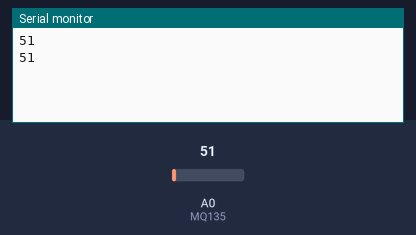
This sketch was run on a simulated Arduino Uno, built with avr-gcc and run on an emulated ATmega328P. On the bench: the last lines printed to the serial monitor. Inputs (shaded band) come from the test bench; at power-on: A0 (MQ135) = 51.

Above: at 1.8 s.
1.9 s: A0 (MQ135) set to 61
At 2.8 s:
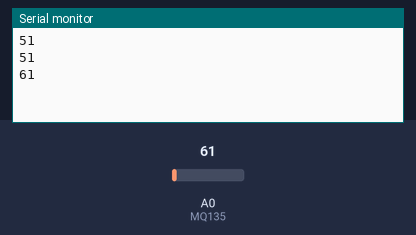
3.4 s: A0 (MQ135) set to 71
At 4.8 s:
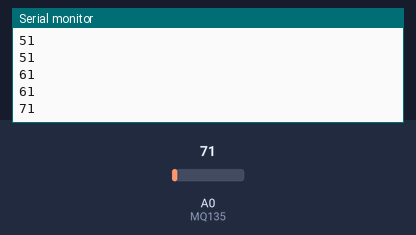
Timing chart, 0 to 6.4 s (numbered marks = the images above; inputs shaded):
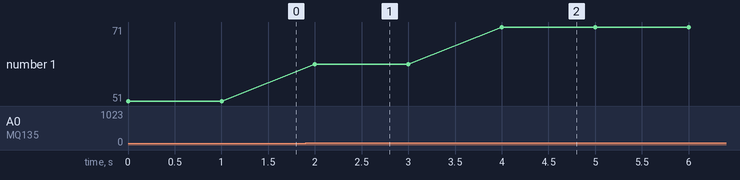

The sketch:

MQ135.ino
```cpp
#define MQ135 A0 // defining pin for sensor
int sensorval = 0;// initializing the value to 0 to get accurate reading

void setup() {
  pinMode(MQ135,INPUT); //LM 35 is a analog sensor from which we expect a value so we set pinmode to  INPUT so arduino can easily take input from sensor
  Serial.begin(9600); // setting baudh rate to 9600

  // put your setup code here, to run once:

}

void loop() {
  sensorval=analogRead(MQ135); //reading the input sent by sensor to microcontroller
  Serial.println(sensorval); //printing the value on serial monitor
  delay(1000);//delay between each print (1 second)


  // put your main code here, to run repeatedly:

}
```

Measured:
- after the input at 1.9 s, the serial monitor: prints a new line after 0.10 s (image 1)
- after the input at 3.4 s, the serial monitor: prints a new line after 0.60 s (image 2)
- plotted number 1: 51 → 61 after the input at 1.9 s, 61 → 71 after the input at 3.4 s
